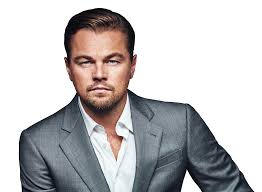
#> input picture assets/images/photo1.jpg, 262 x 192 px, given in place of the camera
$ python style_effects_demo.py
#> lines starting #> are read from the running program, lines starting #| are printed output that depends on the picture; after the words box and inside, x2 and y2 are one past the last pixel; in counts of white or black regions, pixels touching at a corner belong together
### utils/sources/camera_stream.py
import cv2
import numpy as np
import logging
from typing import Optional
from .base_source import BaseSource


class CameraStream(BaseSource):
    def __init__(self, camera_id=0, logger: Optional[logging.Logger] = None):
        self.camera_id = camera_id
        self.logger = logger
        self.cap = cv2.VideoCapture(self.camera_id)

        if not self.cap.isOpened():
            raise RuntimeError(f"Cannot open camera with ID {camera_id}")

        if self.logger:
            self.logger.info(f"Camera opened: ID {camera_id}")

    def read(self) -> np.ndarray:
        ret, frame = self.cap.read()
        return frame if ret else None

    def release(self):
        self.cap.release()
        if self.logger:
            self.logger.info(f"Camera released: ID {self.camera_id}")

### utils/sources/source_factory.py
import logging
from typing import Optional
from enum import Enum

from .camera_stream import CameraStream
from .video_file_stream import VideoFileStream
from .base_source import BaseSource


class SourceType(Enum):
    CAMERA = "camera"
    VIDEO_FILE = "video"


class SourceFactory:
    @staticmethod
    def create(source_type: SourceType, logger: Optional[logging.Logger] = None, **kwargs) -> BaseSource:
        if source_type == SourceType.CAMERA:
            return CameraStream(logger=logger, **kwargs)

        elif source_type == SourceType.VIDEO_FILE:
            return VideoFileStream(logger=logger, **kwargs)

        else:
            raise ValueError(f"Unknown source type: {source_type}")

### utils/window_display.py
import cv2
import os
from datetime import datetime


class WindowDisplay:
    def __init__(self, window_name="FactoryVision", screenshot_dir="../assets/images/screens", screenshot_key=ord('s')):
        self.window_name = window_name
        self.screenshot_dir = screenshot_dir
        self.screenshot_key = screenshot_key
        self._last_frame = None
        cv2.namedWindow(self.window_name, cv2.WINDOW_AUTOSIZE)
        if not os.path.exists(self.screenshot_dir):
            os.makedirs(self.screenshot_dir)

    def show_frame(self, frame):
        self._last_frame = frame.copy()
        cv2.imshow(self.window_name, frame)

    def wait_key(self, delay=1):
        key = cv2.waitKey(delay) & 0xFF
        if key == self.screenshot_key:
            self.save_screenshot()
        return key

    # [6 lines left out: function save_screenshot, not called in this run]

    def should_close(self, key):
        return key == 27

    def close(self):
        cv2.destroyWindow(self.window_name)

### style_effects/canny_edge_effect.py
import cv2
import numpy as np
import logging
from typing import Optional
from .base_style_effect import BaseStyleEffect


class CannyEdgeEffect(BaseStyleEffect):
    def __init__(self, threshold1: int = 50, threshold2: int = 150,
                 invert: bool = True, logger: Optional[logging.Logger] = None):
        self.threshold1 = threshold1
        self.threshold2 = threshold2
        self.invert = invert
        self.logger = logger

        if self.logger:
            self.logger.info(f"Canny Edge Effect initialized (threshold1={threshold1}, threshold2={threshold2}, invert={invert})")

    # [11 lines left out: function apply, not called in this run]

    def get_effect_name(self) -> str:
        return f"Canny Edge (t1={self.threshold1}, t2={self.threshold2})"

### style_effects/pencil_sketch_effect.py
import cv2
import numpy as np
import logging
from typing import Optional
from .base_style_effect import BaseStyleEffect


class PencilSketchEffect(BaseStyleEffect):
    def __init__(self, sigma_s: int = 60, sigma_r: float = 0.07,
                 shade_factor: float = 0.05, logger: Optional[logging.Logger] = None):
        self.sigma_s = sigma_s
        self.sigma_r = sigma_r
        self.shade_factor = shade_factor
        self.logger = logger

        if self.logger:
            self.logger.info(f"Pencil Sketch Effect initialized (sigma_s={sigma_s}, sigma_r={sigma_r}, shade_factor={shade_factor})")

    # [11 lines left out: function apply, not called in this run]

    def get_effect_name(self) -> str:
        return f"Pencil Sketch (s={self.sigma_s}, r={self.sigma_r:.2f})"

### style_effects/cartoon_effect.py
import cv2
import numpy as np
import logging
from typing import Optional
from .base_style_effect import BaseStyleEffect


class CartoonEffect(BaseStyleEffect):
    def __init__(self, d: int = 9, sigma_color: float = 75, sigma_space: float = 75,
                 logger: Optional[logging.Logger] = None):
        self.d = d
        self.sigma_color = sigma_color
        self.sigma_space = sigma_space
        self.logger = logger

        if self.logger:
            self.logger.info(f"Cartoon Effect initialized (d={d}, sigma_color={sigma_color}, "
                           f"sigma_space={sigma_space})")

    # [14 lines left out: function apply, not called in this run]

    def get_effect_name(self) -> str:
        return f"Cartoon (d={self.d}, sigma={self.sigma_color})"

### style_effects/adaptive_threshold_effect.py
import cv2
import numpy as np
import logging
from typing import Optional
from .base_style_effect import BaseStyleEffect


class AdaptiveThresholdEffect(BaseStyleEffect):
    def __init__(self, block_size: int = 11, C: int = 2,
                 method: int = cv2.ADAPTIVE_THRESH_MEAN_C,
                 invert: bool = False,
                 logger: Optional[logging.Logger] = None):
        if block_size % 2 == 0:
            block_size += 1

        self.block_size = block_size
        self.C = C
        self.method = method
        self.invert = invert
        self.logger = logger

        method_name = "MEAN" if method == cv2.ADAPTIVE_THRESH_MEAN_C else "GAUSSIAN"
        if self.logger:
            self.logger.info(f"Adaptive Threshold Effect initialized (block_size={block_size}, "
                           f"C={C}, method={method_name}, invert={invert})")

    # [19 lines left out: function apply, not called in this run]

    def get_effect_name(self) -> str:
        method_name = "MEAN" if self.method == cv2.ADAPTIVE_THRESH_MEAN_C else "GAUSS"
        return f"Adaptive Threshold (bs={self.block_size}, C={self.C}, {method_name})"

### style_effects/oil_painting_effect.py
import cv2
import numpy as np
import logging
from typing import Optional
from .base_style_effect import BaseStyleEffect


class OilPaintingEffect(BaseStyleEffect):
    def __init__(self, size: int = 7, dyn_ratio: int = 1,
                 logger: Optional[logging.Logger] = None):
        self.size = size
        self.dyn_ratio = dyn_ratio
        self.logger = logger

        if self.logger:
            self.logger.info(f"Oil Painting Effect initialized (size={size}, dynRatio={dyn_ratio})")

    # [19 lines left out: functions apply, _apply_fallback, not called in this run]

    def get_effect_name(self) -> str:
        return f"Oil Painting (size={self.size}, dyn={self.dyn_ratio})"

### style_effects_demo.py
from utils import SourceFactory, SourceType, WindowDisplay
from style_effects import (BaseStyleEffect, CannyEdgeEffect, PencilSketchEffect,
                           CartoonEffect, AdaptiveThresholdEffect, OilPaintingEffect)
from typing import List
import cv2
import logging


class StyleEffectsDemoApp:
    def __init__(self, effects: List[BaseStyleEffect], window_name="Style Effects Demo",
                 is_flip=True, logger=None):
        self.source = SourceFactory.create(
            source_type=SourceType.CAMERA,
            logger=logger,
        )
        self.window = WindowDisplay(window_name)

        self.effects = effects
        self.current_effect_index = 0

        self.is_flip = is_flip
        self.logger = logger

    def process_frame(self, frame):
        if self.is_flip:
            frame = cv2.flip(frame, 1)

        if 0 < self.current_effect_index <= len(self.effects):
            effect = self.effects[self.current_effect_index - 1]
            result = effect.apply(frame)

            effect_name = effect.get_effect_name()
            cv2.putText(result, f"Effect: {effect_name}", (10, 30),
                        cv2.FONT_HERSHEY_SIMPLEX, 1, (0, 255, 0), 2)
        else:
            result = frame.copy()
            cv2.putText(result, "Effect: Original", (10, 30),
                        cv2.FONT_HERSHEY_SIMPLEX, 1, (0, 255, 0), 2)

        return result

    def run(self):
        if self.logger:
            self.logger.info("Starting Style Effects Demo...")
            self.logger.info(f"Available effects: {len(self.effects)}")
            for idx, effect in enumerate(self.effects):
                self.logger.info(f"  [{idx+1}] {effect.get_effect_name()}")
            self.logger.info("Press '1-9' to switch effects, '0' for original, ESC to exit")

        while True:
            frame = self.source.read()
#> in read, frame is the input picture: shape (192, 262, 3); mean B, G, R 191.3, 190.3, 192.3
            if frame is None:
                break

            result = self.process_frame(frame)
#> in process_frame, `frame = cv2.flip(frame, 1)`:
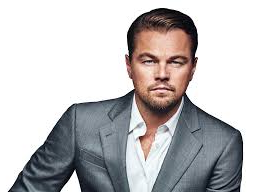
#> frame: shape (192, 262, 3); mean of channels 0, 1, 2 191.3, 190.3, 192.3; drawn as B, G, R
#> in process_frame, `cv2.putText(result, "Effect: Original", (10, 30), cv2.FONT_HERSHEY_SIM..`:
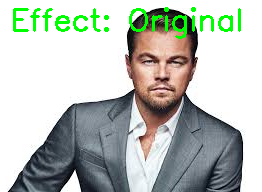
#> result: shape (192, 262, 3); 3.25% of pixels changed, all inside (x1, y1, x2, y2) = (13, 7, 241, 39); drawn as B, G, R
            self.window.show_frame(result)

            key = self.window.wait_key()
#> (key Esc is pressed here)

            if ord('0') <= key <= ord('9'):
                self.current_effect_index = key - ord('0')
                if self.logger:
                    if self.current_effect_index == 0:
                        self.logger.info("Switched to: Original")
                    elif self.current_effect_index <= len(self.effects):
                        effect_name = self.effects[self.current_effect_index - 1].get_effect_name()
                        self.logger.info(f"Switched to: {effect_name}")

            if self.window.should_close(key):
                break

        self.source.release()
        self.window.close()


if __name__ == "__main__":
    logging.basicConfig(
        level=logging.INFO,
        format='%(asctime)s - %(name)s - %(levelname)s - %(message)s'
    )
    _logger = logging.getLogger('StyleEffectsDemo')

    _effects = [
        CannyEdgeEffect(threshold1=100, threshold2=150, invert=True, logger=_logger),
        PencilSketchEffect(sigma_s=75, sigma_r=0.07, shade_factor=0.1, logger=_logger),
        CartoonEffect(d=5, sigma_color=30, sigma_space=30, logger=_logger),
        AdaptiveThresholdEffect(block_size=11, C=2, method=cv2.ADAPTIVE_THRESH_MEAN_C, invert=False, logger=_logger),
        OilPaintingEffect(size=7, dyn_ratio=1, logger=_logger),
    ]

    app = StyleEffectsDemoApp(effects=_effects, is_flip=True, logger=_logger)
    app.run()
